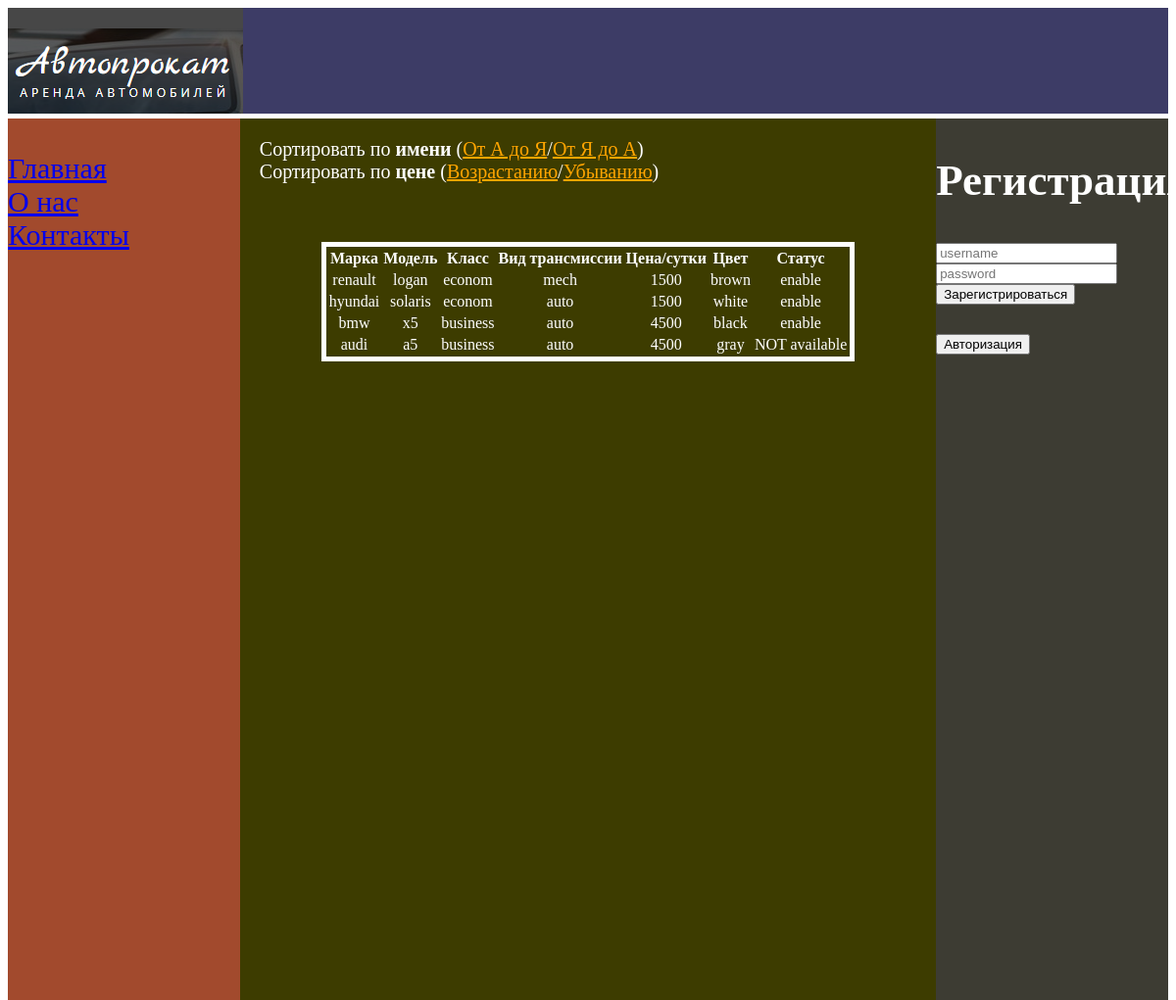
The app's page /sort2.php with its own data.
### tables this page shows
CREATE TABLE `auto` (
  `id` int(11) NOT NULL,
  `color` varchar(50) NOT NULL,
  `status` varchar(50) NOT NULL,
  `regnum` varchar(10000) NOT NULL,
  `id_model` int(11) NOT NULL
);

CREATE TABLE `model` (
  `id` int(11) NOT NULL,
  `marka` varchar(50) NOT NULL,
  `model` varchar(50) NOT NULL,
  `class` varchar(50) NOT NULL,
  `trannsm` varchar(50) NOT NULL,
  `zena` int(11) NOT NULL
);

### sort2.php (the view, shortened to what this page needs)
?><?php
	require('connect.php');
	$qry=mysqli_query($connection,"SELECT model.marka, model.model, model.class, model.trannsm, model.zena, auto.color, auto.status FROM model INNER JOIN auto ON model.id = auto.id_model ORDER BY model.marka DESC");
$posts=array();
if ($qry) {
	while ($row=mysqli_fetch_assoc($qry)) {
	$posts[]=$row;
}
}
?>
<html>
<head>
	<link rel="stylesheet" type="text/css" href="style.css">
</head>
<body>
	<div class="main">
		<div class="header">
			<a href="index.php" ><img src="logo.png"></a>
		</div>
		<div class="leftbar">
		<br>
			<a href="index.php">Главная</a><br>
			<a href="about.php">О нас</a><br>
			<a href="contact.php">Контакты</a><br>
		</div>
		<div class="content">
			<div class="sort">
			Сортировать по <strong>имени</strong> (<a href="sort1.php"><span>От А до Я</span></a>/<a href="sort2.php"><span>От Я до А</span></a>)<br>
				Сортировать по <strong>цене</strong> (<a href="sort3.php"><span>Возрастанию</span></a>/<a href="sort4.php"><span>Убыванию</span></a>)
			</div>
		<table align="center">
		<tr>
			<th>Марка</th>
			<th>Модель</th>
			<th>Класс</th>
			<th>Вид трансмиссии</th>
			<th>Цена/сутки</th>
			<th>Цвет</th>
			<th>Статус</th>
		</tr>
	<?php foreach($posts as $post){
			echo'<tr align="center">';
		echo '<td>'.$post['marka'].'</td>';
		echo '<td>'. $post['model'].	'</td>';
		echo '<td>'. $post['class']	.'</td>';
		echo '<td>'. $post['trannsm'].	'</td>';
		echo '<td>'.$post['zena']	.    '</td>';
		echo '<td>'.$post['color'].	'</td>';
		echo '<td>'. $post['status']	.'</td>';
	}
	echo '</table>';
	?>
	</div>
	<div class="sidebar">
		<form  method="POST">
			<h2>Регистрация</h2>
			<input type="text" name="username" class="form-control" placeholder="username" required><br>
			<input type="password" name="password" class="form-control" placeholder="password" required><br>
			<button type="submit" class="button">Зарегистрироваться</button>
		</form>
		<div class="avtar"><form action="atr.php">
    			<button type="submit" class="button">Авторизация</button>
			</form>
		</div>
	</div>
</div>
</body>
</html>

### style.css (style rules this page uses)
body { color: white; font-size: 30px; }
.header { background:#3d3c66; height: 108px; margin-bottom: 5px; }
.leftbar { background:#A24A2D; min-height: 300px; width:20%; float: left; height: 900px; }
.content { background:#3d3c00; height: 900px; width: 60%; float:left; }
.sidebar { background:#3d3c33; min-height: 300px; width: 20%; height: 900px; float: left; }
table { margin-top: 60px; border:5px solid white; }
.sort { margin:20px 0px 0px 20px; font-size: 20px; }
.sort span { color:orange; text-decoration: underline; cursor: pointer; }

### records on screen
auto: id_model.marka "renault", id_model.model "logan", id_model.class "econom", id_model.trannsm "mech", id_model.zena "1500", color "brown", status "enable"
auto: id_model.marka "hyundai", id_model.model "solaris", id_model.class "econom", id_model.trannsm "auto", id_model.zena "1500", color "white", status "enable"
auto: id_model.marka "bmw", id_model.model "x5", id_model.class "business", id_model.trannsm "auto", id_model.zena "4500", color "black", status "enable"
auto: id_model.marka "audi", id_model.model "a5", id_model.class "business", id_model.trannsm "auto", id_model.zena "4500", color "gray", status "NOT available"
